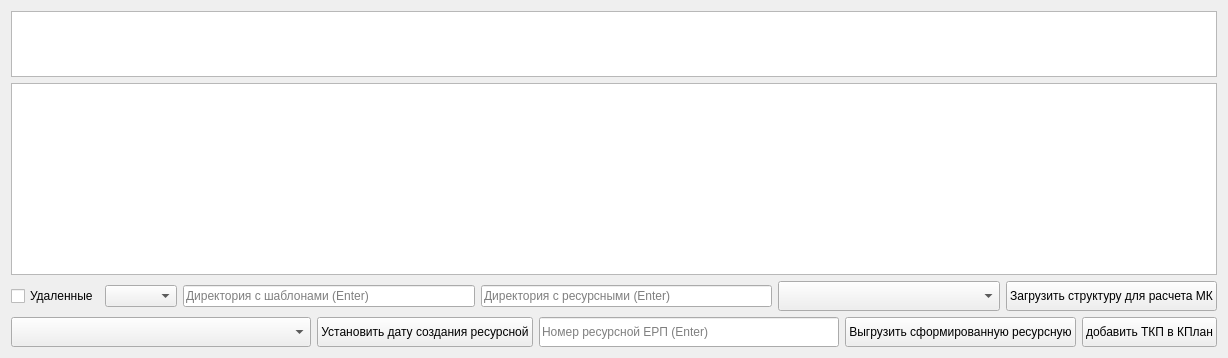
           <widget class="QWidget" name="tab_25">
            <attribute name="title">
             <string>ТКП</string>
            </attribute>
            <layout class="QVBoxLayout" name="verticalLayout_40">
             <item>
              <widget class="QTableWidget" name="tbL_tkp_list_filtr">
               <property name="maximumSize">
                <size>
                 <width>16777215</width>
                 <height>66</height>
                </size>
               </property>
              </widget>
             </item>
             <item>
              <widget class="QTableWidget" name="tbL_tkp_list"/>
             </item>
             <item>
              <layout class="QHBoxLayout" name="horizontalLayout_22">
               <item>
                <widget class="QCheckBox" name="chk_deleted_for_select_tkp">
                 <property name="toolTip">
                  <string>Включая удаленные</string>
                 </property>
                 <property name="text">
                  <string>Удаленные</string>
                 </property>
                </widget>
               </item>
               <item>
                <widget class="QComboBox" name="cmb_year_for_select_tkp">
                 <property name="toolTip">
                  <string>Год выборки</string>
                 </property>
                </widget>
               </item>
               <item>
                <widget class="QLineEdit" name="le_tkp_dir_shablons">
                 <property name="placeholderText">
                  <string>Директория с шаблонами (Enter)</string>
                 </property>
                </widget>
               </item>
               <item>
                <widget class="QLineEdit" name="le_tkp_dir_res">
                 <property name="placeholderText">
                  <string>Директория с ресурсными (Enter)</string>
                 </property>
                </widget>
               </item>
               <item>
                <widget class="QComboBox" name="cmb_vid_izd">
                 <property name="minimumSize">
                  <size>
                   <width>222</width>
                   <height>30</height>
                  </size>
                 </property>
                </widget>
               </item>
               <item>
                <widget class="QPushButton" name="btn_tkp_load_strukt">
                 <property name="minimumSize">
                  <size>
                   <width>0</width>
                   <height>30</height>
                  </size>
                 </property>
                 <property name="text">
                  <string>Загрузить структуру для расчета МК</string>
                 </property>
                </widget>
               </item>
              </layout>
             </item>
             <item>
              <layout class="QHBoxLayout" name="horizontalLayout_21">
               <item>
                <widget class="QComboBox" name="cmb_tkp_otv_techn">
                 <property name="minimumSize">
                  <size>
                   <width>300</width>
                   <height>30</height>
                  </size>
                 </property>
                </widget>
               </item>
               <item>
                <widget class="QPushButton" name="btn_tkp_date_res">
                 <property name="minimumSize">
                  <size>
                   <width>0</width>
                   <height>30</height>
                  </size>
                 </property>
                 <property name="text">
                  <string>Установить дату создания ресурсной</string>
                 </property>
                </widget>
               </item>
               <item>
                <widget class="QLineEdit" name="le_tkp_name_res">
                 <property name="minimumSize">
                  <size>
                   <width>300</width>
                   <height>30</height>
                  </size>
                 </property>
                 <property name="placeholderText">
                  <string>Номер ресурсной ЕРП (Enter)</string>
                 </property>
                </widget>
               </item>
               <item>
                <widget class="QPushButton" name="btn_get_res_as_file">
                 <property name="minimumSize">
                  <size>
                   <width>0</width>
                   <height>30</height>
                  </size>
                 </property>
                 <property name="text">
                  <string>Выгрузить сформированную ресурсную</string>
                 </property>
                </widget>
               </item>
               <item>
                <widget class="QPushButton" name="btn_tkp_add_to_plan">
                 <property name="minimumSize">
                  <size>
                   <width>0</width>
                   <height>30</height>
                  </size>
                 </property>
                 <property name="text">
                  <string>добавить ТКП в КПлан</string>
                 </property>
                </widget>
               </item>
              </layout>
             </item>
            </layout>
           </widget>
